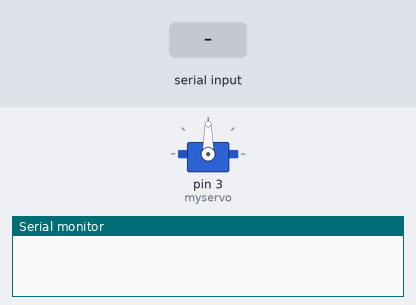
Simulated run of this sketch. Board: Arduino Uno, built with avr-gcc and run on an emulated ATmega328P. Shown: servo, the last lines printed to the serial monitor. The inputs (shaded band) are chosen by the test bench.

Above: at 1.2 s.
1.3 s: "30,150\n" received over Serial
At 2.6 s:
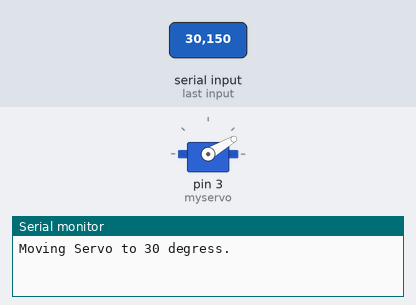
3.8 s: "5\n" received over Serial
At 5.5 s:
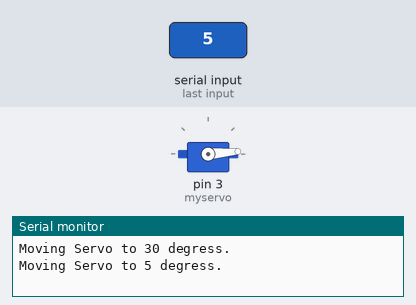
6.3 s: "200\n" received over Serial
At 8.5 s:
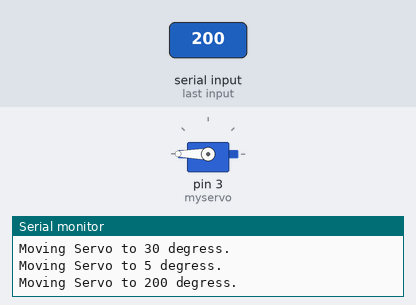
8.8 s: "90,45\n" received over Serial
At 10.7 s:
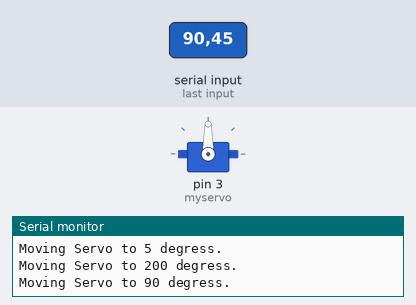
Timing chart, 0 to 12.2 s (numbered marks = the images above; inputs shaded):
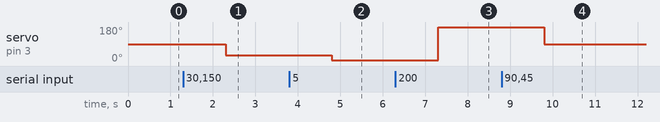

The sketch:

serial.ino
```cpp
#include <Servo.h>

Servo myservo;
String received;
void setup() {
  Serial.begin(9600);
  myservo.attach(3); // attaches the servo on pin 3 to the servo object
}

void loop() {
  Serial.flush();
  if ( Serial.available() > 0 ){
    received = Serial.readString();
    Serial.print("Moving Servo to ");
    Serial.print(received.toInt());
    Serial.println(" degress.");
    myservo.write(received.toInt());
    delay(150);
  }
}
```

Measured:
- after the input at 1.3 s, servo on pin 3 (myservo): 90° → 30° after 1.0 s
- after the input at 3.8 s, servo on pin 3 (myservo): 30° → 5° after 1.0 s
- after the input at 6.3 s, servo on pin 3 (myservo): 5° → 180° after 1.0 s
- after the input at 8.8 s, servo on pin 3 (myservo): 180° → 90° after 1.0 s
